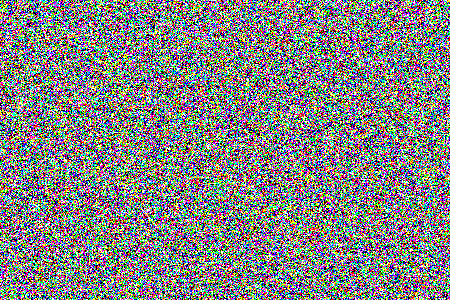
#> input picture 02/src/gaussian_noise.jpg, 450 x 300 px
$ python noise_compare.py
#> lines starting #> are read from the running program, lines starting #| are printed output that depends on the picture
import cv2
import numpy as np
from matplotlib import pyplot as plt

img = cv2.imread('gaussian_noise.jpg',0)
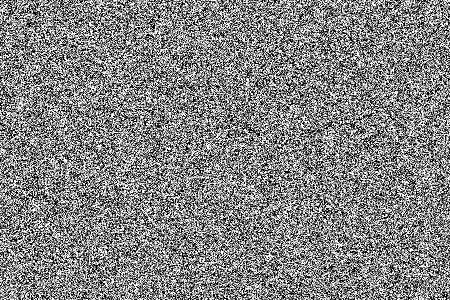
#> img: shape (300, 450); min 0, max 255, mean 131.7
img2 = cv2.imread('normal_noise.jpg',0)
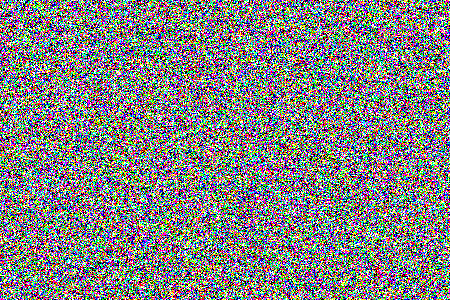
#> input picture 02/src/normal_noise.jpg, 450 x 300 px
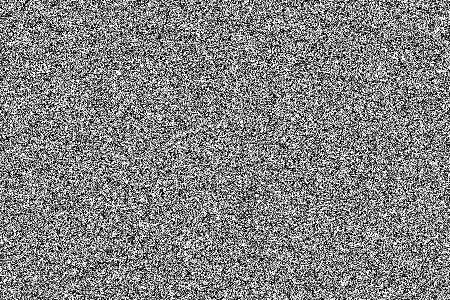
#> img2: shape (300, 450); min 0, max 255, mean 130.2
img3 = cv2.imread('monochromatic_normal_noise.jpg',0)
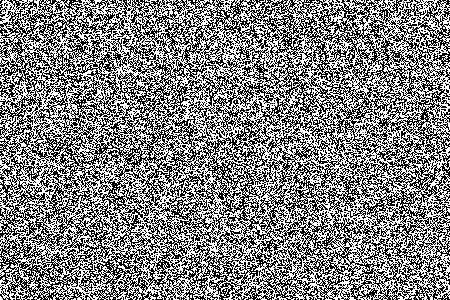
#> input picture 02/src/monochromatic_normal_noise.jpg, 450 x 300 px
#> img3 is the input picture: shape (300, 450); min 0, max 255, mean 130.7
img4 = cv2.imread('monochromatic_gaussian_noise.jpg',0)
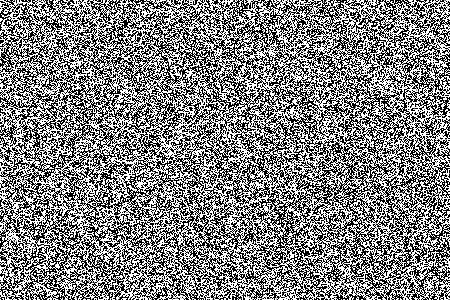
#> input picture 02/src/monochromatic_gaussian_noise.jpg, 450 x 300 px
#> img4 is the input picture: shape (300, 450); min 0, max 255, mean 130.3

def magnitude_spectrum(im):
    f = np.fft.fft2(im)
    fshift = np.fft.fftshift(f)
    return 20*np.log(np.abs(fshift))

m_img = magnitude_spectrum(img)
m_img2 = magnitude_spectrum(img2)
m_img3 = magnitude_spectrum(img3)
#> in magnitude_spectrum (call 3), `return 20*np.log(np.abs(fshift))`:
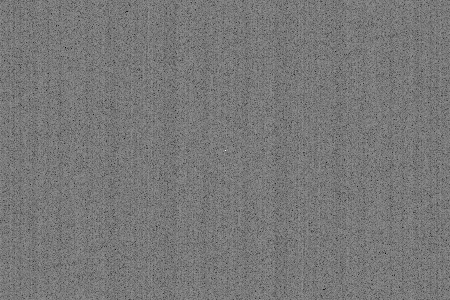
#> returned value: shape (300, 450) float64; min 96.67, max 333.7, mean 208.6; drawn with min black and max white
m_img4 = magnitude_spectrum(img4)
#> in magnitude_spectrum (call 4), `return 20*np.log(np.abs(fshift))`:
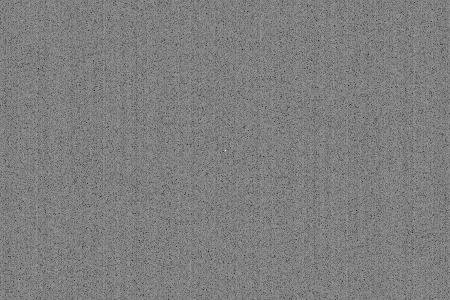
#> returned value: shape (300, 450) float64; min 83.72, max 333.7, mean 208.3; drawn with min black and max white

plt.suptitle('Noise compare', fontsize=16)
plt.subplot(221),plt.imshow(m_img, cmap = 'gray')
plt.title('Gaussian noise'), plt.xticks([]), plt.yticks([])
plt.subplot(222),plt.imshow(m_img2, cmap = 'gray')
plt.title('Normal noise'), plt.xticks([]), plt.yticks([])
plt.subplot(223),plt.imshow(m_img4, cmap = 'gray')
plt.title('Monochromatic gaussian noise'), plt.xticks([]), plt.yticks([])
plt.subplot(224),plt.imshow(m_img3, cmap = 'gray')
plt.title('Monochromatic normal noise'), plt.xticks([]), plt.yticks([])
#plt.show()
plt.savefig("../results/noise_compare2.png", dpi=300)
